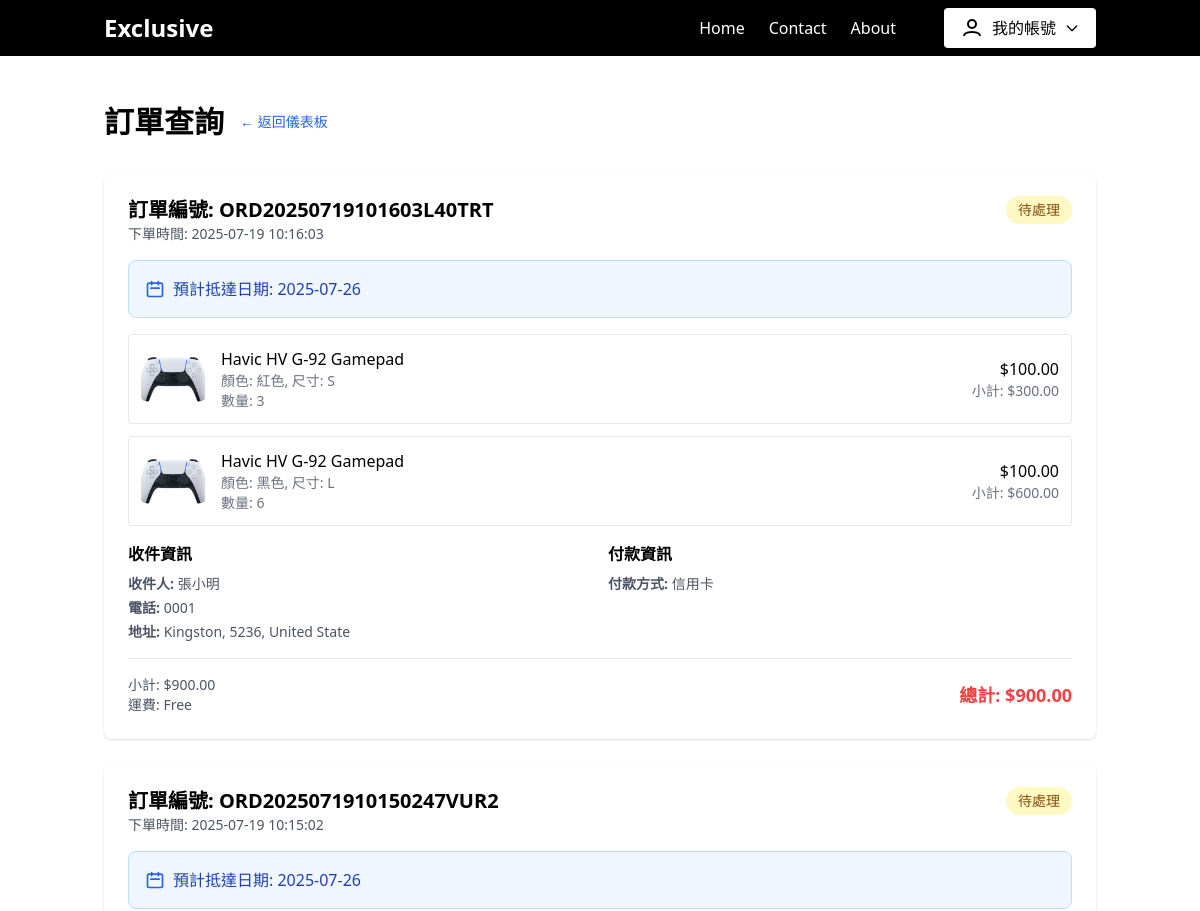
Page /orders (signed in, upper part) on the earlier database version.
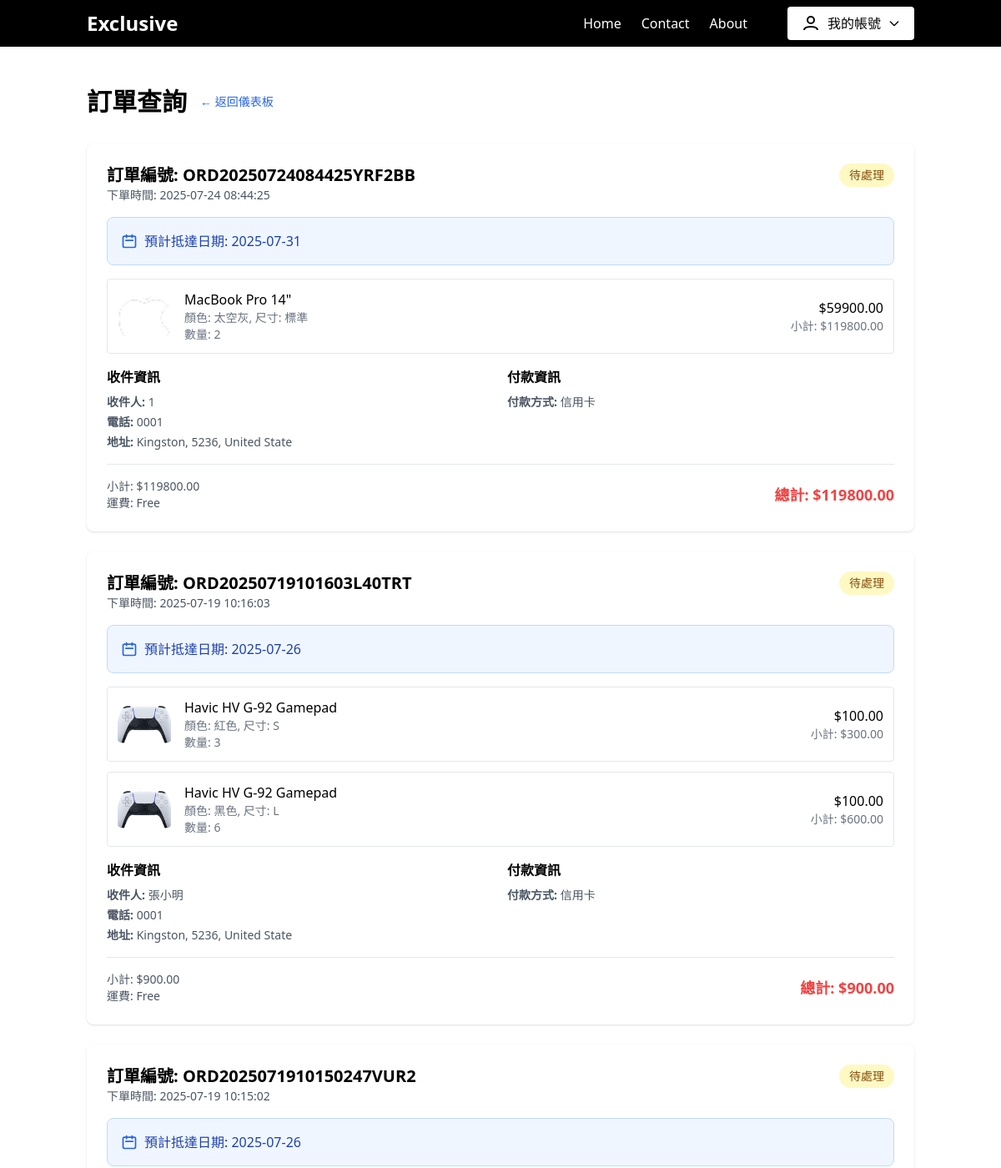
Same page on the later database version.
### app.py (models this page shows, shortened)
class Order(db.Model):
    id = db.Column(db.Integer, primary_key=True)
    user_id = db.Column(db.Integer, db.ForeignKey('user.id'), nullable=False)
    order_number = db.Column(db.String(50), unique=True, nullable=False)  # 訂單編號
    status = db.Column(db.String(20), default='pending')  # 訂單狀態：pending, processing, shipped, delivered, cancelled
    total_amount = db.Column(db.Float, nullable=False)  # 訂單總金額
    shipping_fee = db.Column(db.Float, default=0.0)  # 運費
    recipient_name = db.Column(db.String(100), nullable=False)  # 收件人姓名
    recipient_phone = db.Column(db.String(20), nullable=False)  # 收件人電話
    recipient_address = db.Column(db.String(200), nullable=False)  # 收件地址
    payment_method = db.Column(db.String(20), nullable=False)  # 付款方式
    note = db.Column(db.Text, nullable=True)  # 備註
    estimated_delivery = db.Column(db.DateTime, nullable=False)  # 預計抵達日期
    created_at = db.Column(db.DateTime, default=datetime.utcnow)
    updated_at = db.Column(db.DateTime, default=datetime.utcnow, onupdate=datetime.utcnow)
    user = db.relationship('User', backref='orders')
    items = db.relationship('OrderItem', backref='order', lazy=True, cascade='all, delete-orphan')

class OrderItem(db.Model):
    id = db.Column(db.Integer, primary_key=True)
    order_id = db.Column(db.Integer, db.ForeignKey('order.id'), nullable=False)
    product_id = db.Column(db.Integer, db.ForeignKey('product.id'), nullable=False)
    variant_id = db.Column(db.Integer, db.ForeignKey('product_variant.id'), nullable=True)
    product_name = db.Column(db.String(200), nullable=False)  # 商品名稱（快照）
    variant_info = db.Column(db.String(100), nullable=True)  # 變體信息（快照）
    price = db.Column(db.Float, nullable=False)  # 單價（快照）
    quantity = db.Column(db.Integer, nullable=False)  # 數量
    subtotal = db.Column(db.Float, nullable=False)  # 小計
    product = db.relationship('Product', backref='order_items')
    variant = db.relationship('ProductVariant', backref='order_items')

class Product(db.Model):
    id = db.Column(db.Integer, primary_key=True)
    name = db.Column(db.String(200), nullable=False)
    description = db.Column(db.Text, nullable=True)
    price = db.Column(db.Float, nullable=False)
    category = db.Column(db.String(100), nullable=True)
    image_url = db.Column(db.String(500), nullable=True)
    is_active = db.Column(db.Boolean, default=True)
    created_at = db.Column(db.DateTime, default=datetime.utcnow)
    updated_at = db.Column(db.DateTime, default=datetime.utcnow, onupdate=datetime.utcnow)
    variants = db.relationship('ProductVariant', backref='product', lazy=True, cascade='all, delete-orphan')

### app.py (the view)
@app.route('/orders')
def orders():
    if 'user_id' not in session:
        flash('請先登入')
        return redirect(url_for('login'))
    user = User.query.get(session['user_id'])
    if not user:
        session.clear()
        flash('用戶不存在')
        return redirect(url_for('login'))
    orders = Order.query.filter_by(user_id=user.id).order_by(Order.created_at.desc()).all()
    return render_template('Orders.html', user=user, orders=orders)

### templates/Orders.html (shortened to what this page needs)
<!DOCTYPE html>
<html lang="zh-Hant">
<head>
  <script src="https://cdn.tailwindcss.com"></script>
</head>
<body class="font-poppins bg-white">
  <header class="bg-black text-white">
    <div class="container mx-auto flex justify-between items-center py-2 px-4">
      <div class="text-2xl font-bold">Exclusive</div>
      <nav class="flex items-center gap-6">
        <ul class="flex gap-6">
          <li><a href="{{ url_for('home') }}" class="hover:underline">Home</a></li>
          <li><a href="{{ url_for('contact') }}" class="hover:underline">Contact</a></li>
          <li><a href="{{ url_for('about') }}" class="hover:underline">About</a></li>
        </ul>
        {% if user %}
          <div class="relative ml-6">
            <button id="accountDropdownBtn" class="flex items-center gap-2 px-4 py-2 bg-white text-black rounded hover:bg-gray-100 focus:outline-none">
              <svg class="w-6 h-6" fill="none" stroke="currentColor" stroke-width="2" viewBox="0 0 24 24"><circle cx="12" cy="8" r="4"/><path d="M4 20c0-4 8-4 8-4s8 0 8 4"/></svg>
              <span class="font-medium">我的帳號</span>
              <svg class="w-4 h-4" fill="none" stroke="currentColor" stroke-width="2" viewBox="0 0 24 24"><path stroke-linecap="round" stroke-linejoin="round" d="M19 9l-7 7-7-7" /></svg>
            </button>
          </div>
        {% else %}
          <ul class="flex gap-6">
            <li><a href="{{ url_for('login') }}" class="hover:underline">Login</a></li>
            <li><a href="{{ url_for('signup') }}" class="hover:underline">Sign Up</a></li>
          </ul>
        {% endif %}
      </nav>
    </div>
  </header>
  <main class="container mx-auto px-4 py-12 min-h-[60vh]">
    <div class="flex items-center gap-4 mb-8">
      <h1 class="text-3xl font-bold">訂單查詢</h1>
      <a href="{{ url_for('admin_dashboard') }}" class="text-blue-600 hover:text-blue-800 text-sm">← 返回儀表板</a>
    </div>
    {% if orders %}
    <div class="space-y-6">
      {% for order in orders %}
      <div class="bg-white rounded-lg shadow p-6">
        <div class="flex justify-between items-start mb-4">
          <div>
            <h2 class="text-xl font-semibold">訂單編號: {{ order.order_number }}</h2>
            <p class="text-gray-600 text-sm">下單時間: {{ order.created_at.strftime('%Y-%m-%d %H:%M:%S') }}</p>
          </div>
          <div class="text-right">
            <span class="inline-block px-3 py-1 rounded-full text-sm font-medium
              {% if order.status == 'pending' %}bg-yellow-100 text-yellow-800
              {% elif order.status == 'processing' %}bg-blue-100 text-blue-800
              {% elif order.status == 'shipped' %}bg-purple-100 text-purple-800
              {% elif order.status == 'delivered' %}bg-green-100 text-green-800
              {% elif order.status == 'cancelled' %}bg-red-100 text-red-800
              {% endif %}">
              {% if order.status == 'pending' %}待處理
              {% elif order.status == 'processing' %}處理中
              {% elif order.status == 'shipped' %}已出貨
              {% elif order.status == 'delivered' %}已送達
              {% elif order.status == 'cancelled' %}已取消
              {% endif %}
            </span>
          </div>
        </div>
        <div class="bg-blue-50 border border-blue-200 rounded-lg p-4 mb-4">
          <div class="flex items-center gap-2">
            <svg class="w-5 h-5 text-blue-600" fill="none" stroke="currentColor" stroke-width="2" viewBox="0 0 24 24">
              <path stroke-linecap="round" stroke-linejoin="round" d="M8 7V3m8 4V3m-9 8h10M5 21h14a2 2 0 002-2V7a2 2 0 00-2-2H5a2 2 0 00-2 2v12a2 2 0 002 2z" />
            </svg>
            <span class="font-medium text-blue-800">預計抵達日期: {{ order.estimated_delivery.strftime('%Y-%m-%d') }}</span>
          </div>
        </div>
        <div class="space-y-3 mb-4">
          {% for item in order.items %}
          <div class="flex items-center justify-between p-3 border rounded">
            <div class="flex items-center gap-4">
              <img src="{{ url_for('static', filename=item.product.image_url) if item.product.image_url else url_for('static', filename='images/gamepad.png') }}"
                   alt="{{ item.product_name }}" class="w-16 h-12 rounded object-cover"/>
              <div>
                <div class="font-medium">{{ item.product_name }}</div>
                {% if item.variant_info %}
                <div class="text-sm text-gray-500">{{ item.variant_info }}</div>
                {% endif %}
                <div class="text-sm text-gray-500">數量: {{ item.quantity }}</div>
              </div>
            </div>
            <div class="text-right">
              <div class="font-medium">${{ "%.2f"|format(item.price) }}</div>
              <div class="text-sm text-gray-500">小計: ${{ "%.2f"|format(item.subtotal) }}</div>
            </div>
          </div>
          {% endfor %}
        </div>
        <div class="grid grid-cols-1 md:grid-cols-2 gap-4 mb-4">
          <div>
            <h3 class="font-semibold mb-2">收件資訊</h3>
            <div class="text-sm text-gray-600 space-y-1">
              <p><strong>收件人:</strong> {{ order.recipient_name }}</p>
              <p><strong>電話:</strong> {{ order.recipient_phone }}</p>
              <p><strong>地址:</strong> {{ order.recipient_address }}</p>
            </div>
          </div>
          <div>
            <h3 class="font-semibold mb-2">付款資訊</h3>
            <div class="text-sm text-gray-600 space-y-1">
              <p><strong>付款方式:</strong>
                {% if order.payment_method == 'credit' %}信用卡
                {% elif order.payment_method == 'atm' %}ATM 轉帳
                {% elif order.payment_method == 'cod' %}貨到付款
                {% else %}{{ order.payment_method }}
                {% endif %}
              </p>
            </div>
          </div>
        </div>
        <div class="border-t pt-4">
          <div class="flex justify-between items-center">
            <div class="text-sm text-gray-600">
              <p>小計: ${{ "%.2f"|format(order.total_amount - order.shipping_fee) }}</p>
              <p>運費: {% if order.shipping_fee == 0 %}Free{% else %}${{ "%.2f"|format(order.shipping_fee) }}{% endif %}</p>
            </div>
            <div class="text-right">
              <div class="text-lg font-bold text-red-500">總計: ${{ "%.2f"|format(order.total_amount) }}</div>
            </div>
          </div>
        </div>
      </div>
      {% endfor %}
    </div>
    {% endif %}
  </main>
</body>
</html>

Differences in the rows shown:
added Order: order_number "ORD20250724084425YRF2BB", created_at "2025-07-24 08:44:25", status "待處理", estimated_delivery "2025-07-31", recipient_name "1", recipient_phone "0001", recipient_address "Kingston, 5236, United State", payment_method "信用卡", order.total_amount-order.shipping_fee "119800.00", shows "Free", total_amount "119800.00"
added OrderItem: image_url (picture), product_name "MacBook Pro 14\"", variant_info "顏色: 太空灰, 尺寸: 標準", quantity "2", price "59900.00", subtotal "119800.00", shown under "ORD20250724084425YRF2BB"
